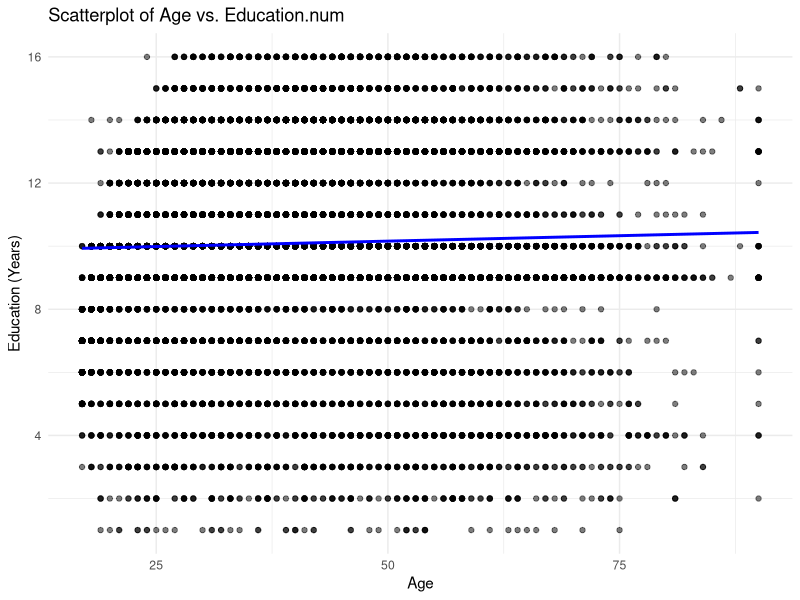
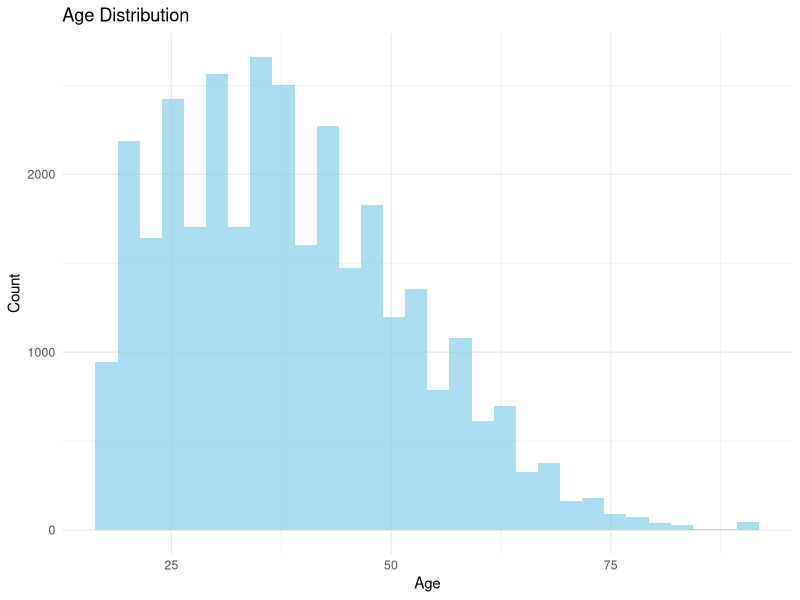
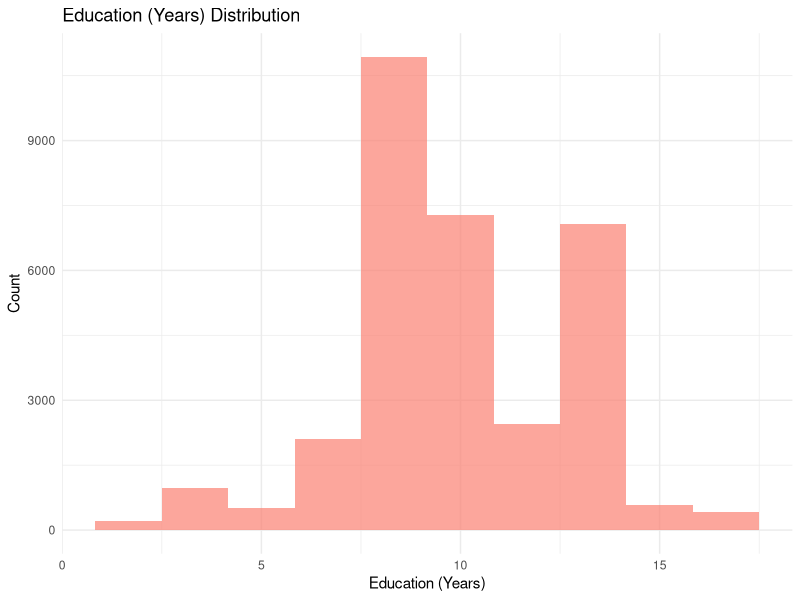
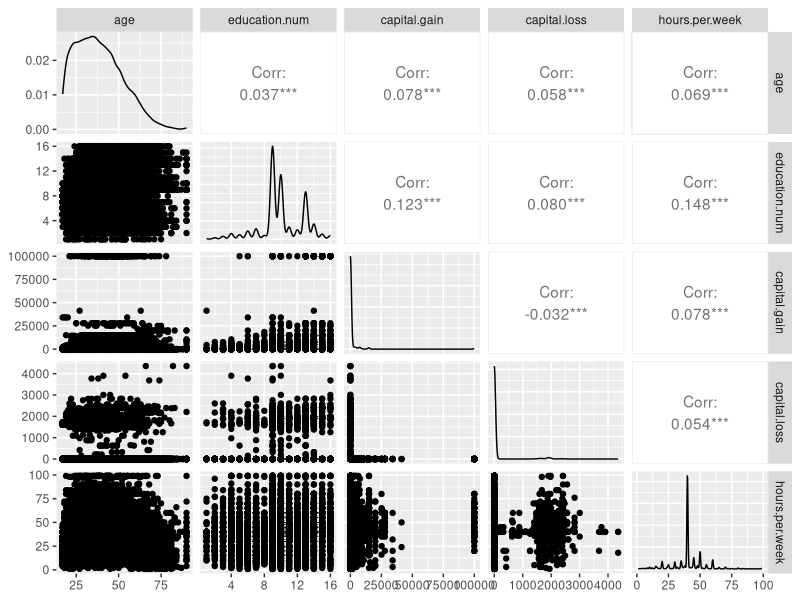
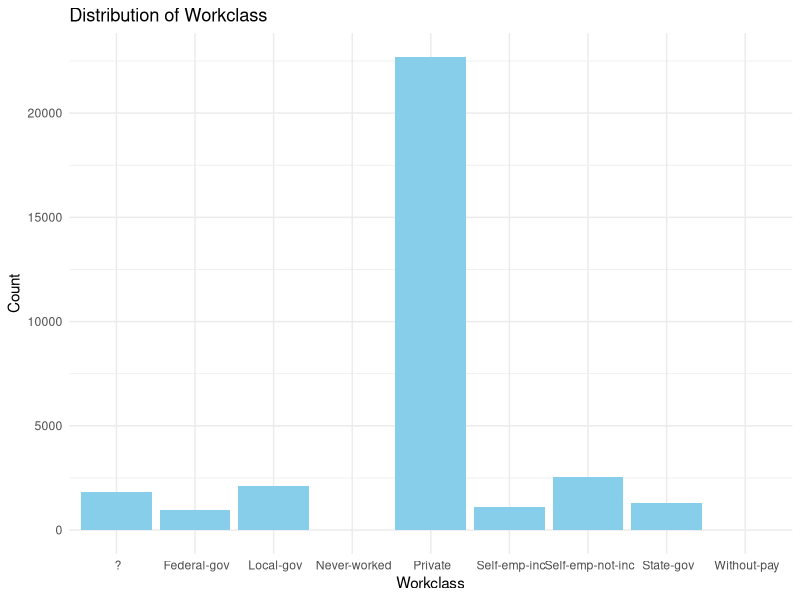
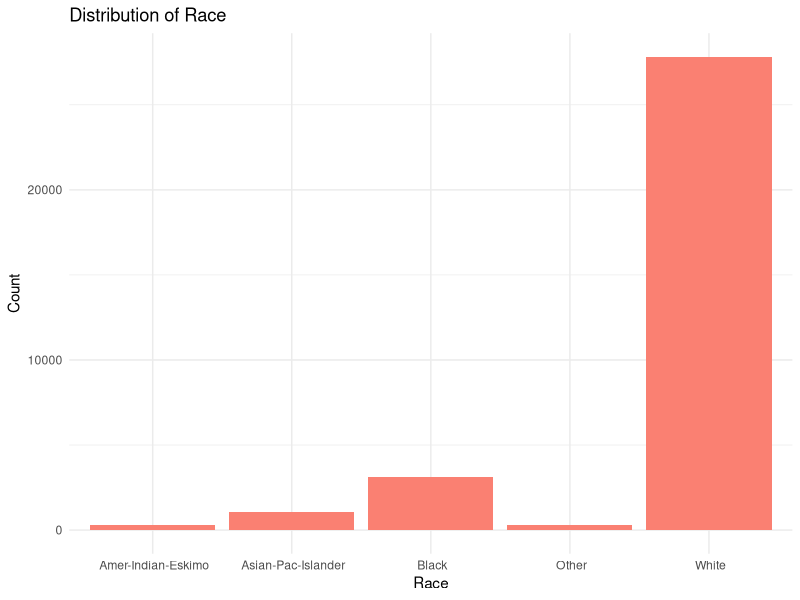
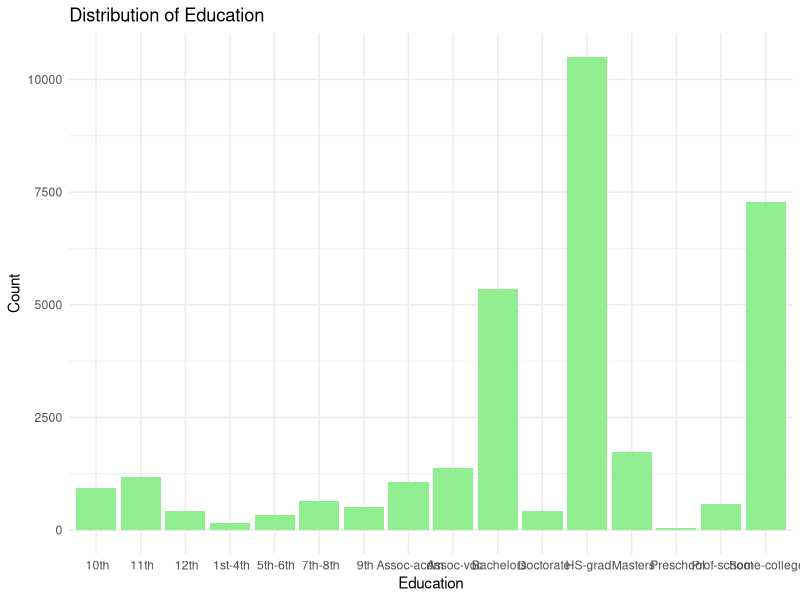
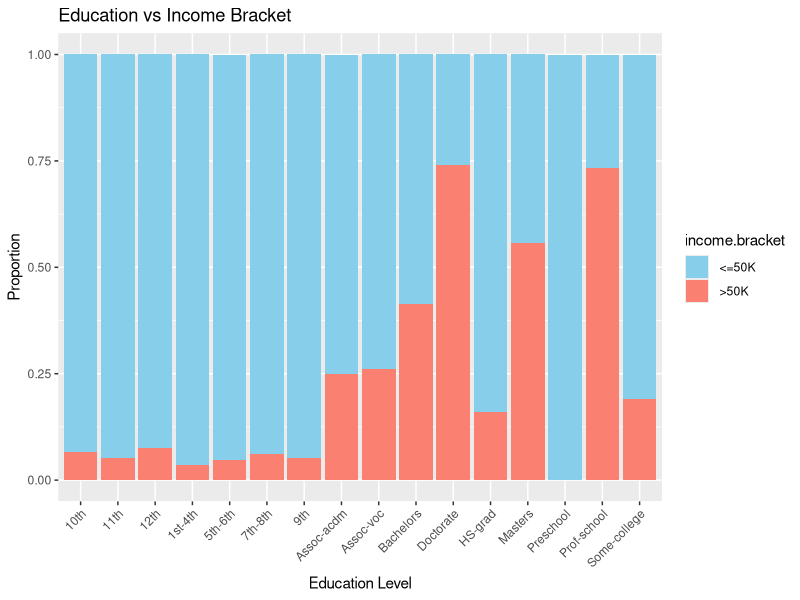

Recreate these plots in R, in order.
## ---- chunk 1
adult_df <- read.csv("adult.csv")
summary(adult_df)
## ---- chunk 2
summary(adult_df$age)
## ---- chunk 3
summary(adult_df$education.num)
## ---- chunk 4
library(ggplot2)
ggplot(adult_df, aes(x = age, y = education.num)) +
  geom_point(alpha = 0.5) + # Scatterplot points
  geom_smooth(method = "lm", col = "blue", se = FALSE) + # Add a linear regression line
  labs(title = "Scatterplot of Age vs. Education.num",
       x = "Age", y = "Education (Years)") +
  theme_minimal()

# Age Distribution
ggplot(adult_df, aes(x = age)) +
  geom_histogram(bins = 30, fill = "skyblue", alpha = 0.7) +
  labs(title = "Age Distribution", x = "Age", y = "Count") +
  theme_minimal()

# Education.num Distribution
ggplot(adult_df, aes(x = education.num)) +
  geom_histogram(bins = 10, fill = "salmon", alpha = 0.7) +
  labs(title = "Education (Years) Distribution", x = "Education (Years)", y = "Count") +
  theme_minimal()

## ---- chunk 5
library(GGally)

numeric_columns <- adult_df[, c("age", "education.num", "capital.gain", "capital.loss", "hours.per.week")]

# Create a scatter-plot matrix
ggpairs(numeric_columns)

## ---- chunk 6
library(dplyr)
## ---- chunk 7

adult_df %>%
  group_by(workclass) %>%
  summarise(count = n()) %>%
  arrange(desc(count))


adult_df %>%
  group_by(race) %>%
  summarise(count = n()) %>%
  arrange(desc(count))


adult_df %>%
  group_by(education) %>%
  summarise(count = n()) %>%
  arrange(desc(count))
## ---- chunk 8
# Visualizing the distribution of 'workclass'
ggplot(adult_df, aes(x = workclass)) +
  geom_bar(fill = "skyblue") +
  labs(title = "Distribution of Workclass", x = "Workclass", y = "Count") +
  theme_minimal()

# Visualizing the distribution of 'race'
ggplot(adult_df, aes(x = race)) +
  geom_bar(fill = "salmon") +
  labs(title = "Distribution of Race", x = "Race", y = "Count") +
  theme_minimal()

# Visualizing the distribution of 'education'
ggplot(adult_df, aes(x = education)) +
  geom_bar(fill = "lightgreen") +
  labs(title = "Distribution of Education", x = "Education", y = "Count") +
  theme_minimal()

## ---- chunk 9
cross_tab <- table(adult_df$education, adult_df$income.bracket)
print(cross_tab)
## ---- chunk 10
unique(adult_df$income.bracket)
## ---- chunk 11
ggplot(adult_df, aes(x = education, fill = income.bracket)) +
  geom_bar(position = "fill") + 
  labs(title = "Education vs Income Bracket", x = "Education Level", y = "Proportion") +
  theme(axis.text.x = element_text(angle = 45, hjust = 1)) +
  scale_fill_manual(values = c(" <=50K" = "skyblue", " >50K" = "salmon"))

## ---- chunk 12
# first load the data sets
population_even <- read.csv("population_even.csv")
head(population_even)
## ---- chunk 13
population_odd <- read.csv("population_odd.csv")
head(population_odd)
## ---- chunk 14
# merge the data sets
combined_population <- full_join(population_even, population_odd, by = "STATE")
head(combined_population)
## ---- chunk 15
# Check the column names to verify the structure
colnames(combined_population)
## ---- chunk 16
# Remove the duplicate column
combined_population <- combined_population %>% select(-NAME.y)

colnames(combined_population) <- c("STATE", "NAME", "2010", "2012", "2014", "2016", "2018", 
                                   "2011", "2013", "2015", "2017", "2019")

combined_population <- combined_population %>%
  select(STATE, NAME, `2010`, `2011`, `2012`, `2013`, `2014`, `2015`, `2016`, `2017`, `2018`, `2019`)


head(combined_population)

## ---- chunk 17
library(zoo)
## ---- chunk 18
combined_population <- combined_population %>%
  mutate(across(where(is.numeric), ~ ifelse(is.na(.), zoo::na.approx(.), .)))
head(combined_population)
## ---- chunk 19
combined_population <- combined_population %>%
  rowwise() %>%
  mutate(max_population = max(c_across(`2010`:`2019`), na.rm = TRUE))

head(combined_population %>% select(STATE, NAME, max_population))
## ---- chunk 20
combined_population <- combined_population %>%
  rowwise() %>%
  mutate(total_population = sum(c_across(`2010`:`2019`), na.rm = TRUE))

head(combined_population %>% select(STATE, NAME, total_population))

## ---- chunk 21
total_population_2019 <- sum(combined_population$`2019`, na.rm = TRUE)

total_population_2019

## ---- chunk 22

library(dplyr)
library(tidyr)
library(ggplot2)

long_population <- combined_population %>%
  pivot_longer(cols = "2010":"2019", names_to = "year", values_to = "population")

# Convert 'year' column to numeric type to be used in plotting
long_population$year <- as.integer(long_population$year)

head(long_population)
## ---- chunk 23
states_to_plot <- long_population %>%
  filter(NAME %in% c("Alabama", "California", "New York"))

head(states_to_plot)

## ---- chunk 24

ggplot(states_to_plot, aes(x = year, y = population, color = NAME)) +
  geom_line(linewidth = 1) +  # Replacing size with linewidth
  labs(title = "Population Over Time for Selected States", 
       x = "Year", 
       y = "Population") +
  theme_minimal()

